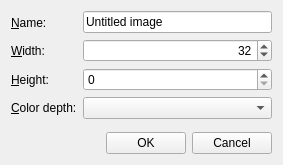
<?xml version="1.0" encoding="UTF-8"?>
<ui version="4.0">
 <class>Form</class>
 <widget class="QWidget" name="Form">
  <property name="geometry">
   <rect>
    <x>0</x>
    <y>0</y>
    <width>283</width>
    <height>165</height>
   </rect>
  </property>
  <property name="windowTitle">
   <string>사용자입력폼</string>
  </property>
  <layout class="QGridLayout" name="gridLayout_2">
   <item row="0" column="0">
    <layout class="QFormLayout" name="formLayout">
     <item row="0" column="0">
      <layout class="QVBoxLayout" name="verticalLayout">
       <item>
        <widget class="QLabel" name="lbl_name">
         <property name="text">
          <string>&amp;Name:</string>
         </property>
         <property name="buddy">
          <cstring>le_name</cstring>
         </property>
        </widget>
       </item>
       <item>
        <widget class="QLabel" name="lbl_width">
         <property name="text">
          <string>&amp;Width:</string>
         </property>
         <property name="buddy">
          <cstring>spin_width</cstring>
         </property>
        </widget>
       </item>
       <item>
        <widget class="QLabel" name="lbl_height">
         <property name="text">
          <string>&amp;Height:</string>
         </property>
         <property name="buddy">
          <cstring>spin_height</cstring>
         </property>
        </widget>
       </item>
       <item>
        <widget class="QLabel" name="lbl_color">
         <property name="text">
          <string>&amp;Color depth:</string>
         </property>
         <property name="buddy">
          <cstring>comboBox</cstring>
         </property>
        </widget>
       </item>
      </layout>
     </item>
     <item row="0" column="1">
      <layout class="QVBoxLayout" name="verticalLayout_2">
       <item>
        <widget class="QLineEdit" name="le_name">
         <property name="text">
          <string>Untitled image</string>
         </property>
        </widget>
       </item>
       <item>
        <widget class="QSpinBox" name="spin_width">
         <property name="alignment">
          <set>Qt::AlignRight|Qt::AlignTrailing|Qt::AlignVCenter</set>
         </property>
         <property name="value">
          <number>32</number>
         </property>
        </widget>
       </item>
       <item>
        <widget class="QSpinBox" name="spin_height"/>
       </item>
       <item>
        <widget class="QComboBox" name="comboBox"/>
       </item>
      </layout>
     </item>
    </layout>
   </item>
   <item row="1" column="0">
    <layout class="QGridLayout" name="gridLayout">
     <item row="0" column="0">
      <spacer name="horizontalSpacer">
       <property name="orientation">
        <enum>Qt::Horizontal</enum>
       </property>
       <property name="sizeHint" stdset="0">
        <size>
         <width>158</width>
         <height>20</height>
        </size>
       </property>
      </spacer>
     </item>
     <item row="0" column="1">
      <widget class="QPushButton" name="btn_ok">
       <property name="text">
        <string>OK</string>
       </property>
      </widget>
     </item>
     <item row="0" column="2">
      <widget class="QPushButton" name="btn_cancel">
       <property name="text">
        <string>Cancel</string>
       </property>
      </widget>
     </item>
    </layout>
   </item>
  </layout>
 </widget>
 <resources/>
 <connections/>
</ui>
